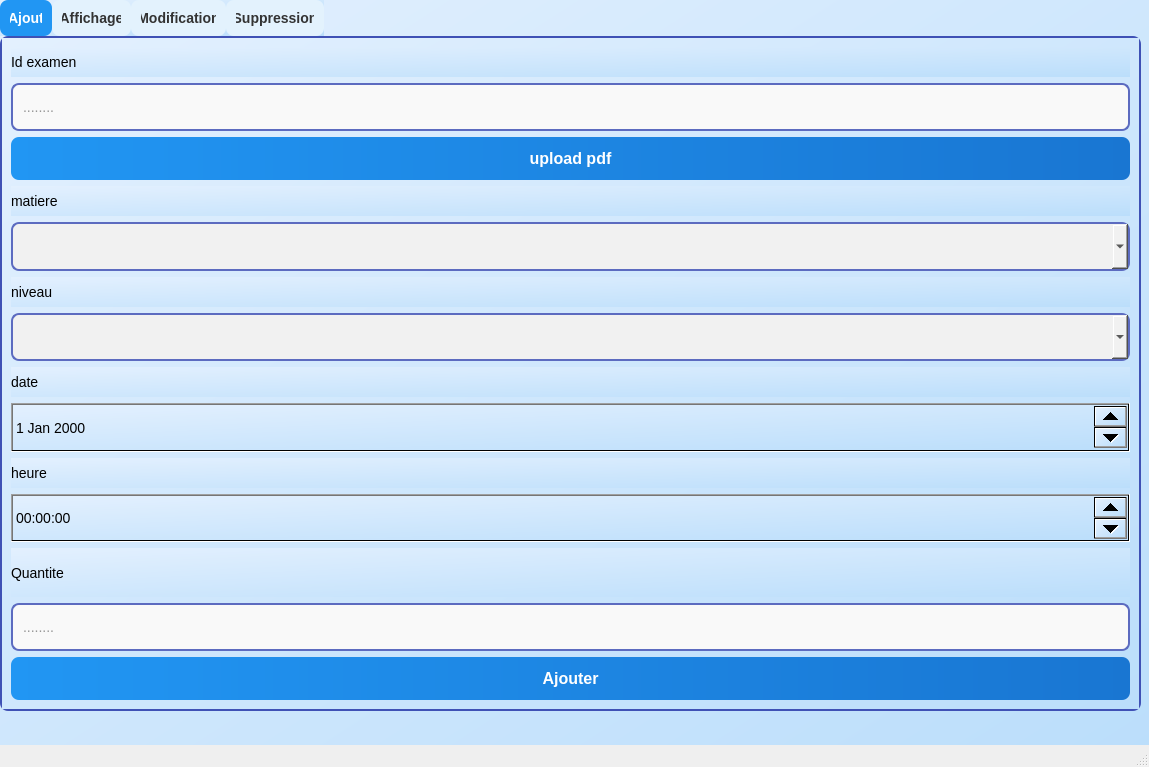
<?xml version="1.0" encoding="UTF-8"?>
<ui version="4.0">
 <class>MainWindow</class>
 <widget class="QMainWindow" name="MainWindow">
  <property name="geometry">
   <rect>
    <x>0</x>
    <y>0</y>
    <width>1149</width>
    <height>767</height>
   </rect>
  </property>
  <property name="windowTitle">
   <string>MainWindow</string>
  </property>
  <widget class="QWidget" name="centralwidget">
   <property name="styleSheet">
    <string notr="true">
       QWidget {
         background-color: qlineargradient(spread:pad, x1:0, y1:0, x2:1, y2:1, stop:0 #E3F0FE, stop:1 #BBDEFB);
         font-family: Arial, sans-serif;
         font-size: 14px;
       }

       QLineEdit {
         border: 2px solid #5c6bc0;
         border-radius: 8px;
         padding: 8px;
         background-color: #f9f9f9;
         color: #333;
         font-size: 14px;
         transition: 0.3s ease-in-out;
       }

       QLineEdit:focus {
         border: 2px solid #3f51b5;
         background-color: #e8eaf6;
         box-shadow: 0px 0px 5px rgba(63, 81, 181, 0.5);
       }

       QPushButton {
         background: qlineargradient(spread:pad, x1:0, y1:0, x2:1, y2:0, stop:0 #2196F3, stop:1 #1976D2);
         color: white;
         border-radius: 8px;
         padding: 12px;
         font-size: 16px;
         font-weight: bold;
         border: none;
         transition: all 0.3s ease-in-out;
         box-shadow: 2px 2px 5px rgba(0, 0, 0, 0.2);
       }

       QPushButton:hover {
         background: #1976D2;
         box-shadow: 3px 3px 8px rgba(0, 0, 0, 0.3);
       }

       QPushButton:pressed {
         background: #0D47A1;
         box-shadow: inset 2px 2px 4px rgba(0, 0, 0, 0.3);
       }

       QPushButton:disabled {
         background: #BBDEFB;
         color: #757575;
         box-shadow: none;
       }

       QTabWidget::pane {
         border: 2px solid #3f51b5;
         border-radius: 8px;
         background: #ffffff;
       }

       QTabBar::tab {
         background: #e3f2fd;
         padding: 10px;
         border-radius: 8px 8px 0 0;
         color: #333;
         font-weight: bold;
       }

       QTabBar::tab:selected {
         background: #2196F3;
         color: white;
       }

       QComboBox {
         background-color: #f1f1f1;
         border: 2px solid #5c6bc0;
         border-radius: 8px;
         padding: 5px;
         font-size: 14px;
       }

       QTableWidget {
         border: 1px solid #5c6bc0;
         gridline-color: #5c6bc0;
         background-color: #ffffff;
       }

       QTableWidget::item {
         padding: 5px;
       }

       QTableWidget::item:selected {
         background-color: #1976D2;
         color: white;
       }
       #triComboBox {
           background: qlineargradient(spread:pad, x1:0, y1:0, x2:1, y2:0,
           stop:0 #2196F3, stop:1 #1976D2);
           color: white;
           border-radius: 8px;
           padding-left: 12px;
           padding-right: 10px;
           height: 38px;
           font-size: 16px;
           font-weight: bold;
           border: none;
           min-width: 150px;
           qproperty-alignment: 'AlignCenter';

       }

       #triComboBox::drop-down {
           border: none;
           width: 20px;
       }

       #triComboBox::down-arrow {
           image: none;
       }

       #triComboBox QAbstractItemView {
           background-color: white;
           selection-background-color: #1976D2;
           selection-color: white;
           font-size: 14px;
       }
       #triComboBox QAbstractItemView {
           background-color: #2196F3;
           selection-background-color: #1976D2;
           selection-color: white;
           color: white;
           font-size: 14px;
       }


     </string>
   </property>
   <widget class="QTabWidget" name="tabWidget">
    <property name="geometry">
     <rect>
      <x>0</x>
      <y>0</y>
      <width>1141</width>
      <height>711</height>
     </rect>
    </property>
    <property name="styleSheet">
     <string notr="true"/>
    </property>
    <property name="currentIndex">
     <number>0</number>
    </property>
    <widget class="QWidget" name="tabAjout">
     <attribute name="title">
      <string>Ajout</string>
     </attribute>
     <layout class="QVBoxLayout" name="layoutAjout">
      <item>
       <layout class="QVBoxLayout" name="verticalLayout">
        <property name="sizeConstraint">
         <enum>QLayout::SizeConstraint::SetMaximumSize</enum>
        </property>
        <item>
         <widget class="QLabel" name="label">
          <property name="sizePolicy">
           <sizepolicy hsizetype="Preferred" vsizetype="Preferred">
            <horstretch>0</horstretch>
            <verstretch>0</verstretch>
           </sizepolicy>
          </property>
          <property name="maximumSize">
           <size>
            <width>16777215</width>
            <height>30</height>
           </size>
          </property>
          <property name="styleSheet">
           <string notr="true">color: rgb(0, 0, 0);</string>
          </property>
          <property name="text">
           <string>Id examen</string>
          </property>
         </widget>
        </item>
        <item>
         <widget class="QLineEdit" name="codeajout">
          <property name="maximumSize">
           <size>
            <width>16777215</width>
            <height>50</height>
           </size>
          </property>
          <property name="placeholderText">
           <string>........</string>
          </property>
         </widget>
        </item>
        <item>
         <widget class="QPushButton" name="upload">
          <property name="text">
           <string>upload pdf</string>
          </property>
         </widget>
        </item>
        <item>
         <widget class="QLabel" name="label_2">
          <property name="maximumSize">
           <size>
            <width>16777215</width>
            <height>30</height>
           </size>
          </property>
          <property name="styleSheet">
           <string notr="true">color: rgb(0, 0, 0);</string>
          </property>
          <property name="text">
           <string>matiere</string>
          </property>
         </widget>
        </item>
        <item>
         <layout class="QHBoxLayout" name="horizontalLayout_2">
          <item>
           <widget class="QComboBox" name="matajout">
            <property name="maximumSize">
             <size>
              <width>16777215</width>
              <height>50</height>
             </size>
            </property>
            <property name="styleSheet">
             <string notr="true">background-color: #f1f1f1;
color: rgb(0, 0, 0);</string>
            </property>
           </widget>
          </item>
         </layout>
        </item>
        <item>
         <widget class="QLabel" name="label_4">
          <property name="maximumSize">
           <size>
            <width>16777215</width>
            <height>30</height>
           </size>
          </property>
          <property name="styleSheet">
           <string notr="true">color: rgb(0, 0, 0);</string>
          </property>
          <property name="text">
           <string>niveau</string>
          </property>
         </widget>
        </item>
        <item>
         <widget class="QComboBox" name="nivajout">
          <property name="maximumSize">
           <size>
            <width>16777215</width>
            <height>50</height>
           </size>
          </property>
          <property name="styleSheet">
           <string notr="true">background-color: #f1f1f1;
color: rgb(0, 0, 0);</string>
          </property>
         </widget>
        </item>
        <item>
         <widget class="QLabel" name="label_3">
          <property name="maximumSize">
           <size>
            <width>16777215</width>
            <height>30</height>
           </size>
          </property>
          <property name="styleSheet">
           <string notr="true">color: rgb(0, 0, 0);</string>
          </property>
          <property name="text">
           <string>date</string>
          </property>
         </widget>
        </item>
        <item>
         <widget class="QDateEdit" name="datajout">
          <property name="maximumSize">
           <size>
            <width>16777215</width>
            <height>50</height>
           </size>
          </property>
          <property name="styleSheet">
           <string notr="true">color: rgb(0, 0, 0);</string>
          </property>
         </widget>
        </item>
        <item>
         <widget class="QLabel" name="label_5">
          <property name="maximumSize">
           <size>
            <width>16777215</width>
            <height>30</height>
           </size>
          </property>
          <property name="styleSheet">
           <string notr="true">color: rgb(0, 0, 0);</string>
          </property>
          <property name="text">
           <string>heure</string>
          </property>
         </widget>
        </item>
        <item>
         <widget class="QTimeEdit" name="herajout">
          <property name="maximumSize">
           <size>
            <width>16777215</width>
            <height>50</height>
           </size>
          </property>
          <property name="styleSheet">
           <string notr="true">color: rgb(0, 0, 0);</string>
          </property>
         </widget>
        </item>
        <item>
         <widget class="QLabel" name="label_7">
          <property name="styleSheet">
           <string notr="true">color: rgb(0, 0, 0);</string>
          </property>
          <property name="text">
           <string>Quantite</string>
          </property>
         </widget>
        </item>
        <item>
         <widget class="QLineEdit" name="quantiteajout">
          <property name="maximumSize">
           <size>
            <width>16777215</width>
            <height>50</height>
           </size>
          </property>
          <property name="placeholderText">
           <string>........</string>
          </property>
         </widget>
        </item>
        <item>
         <widget class="QPushButton" name="ajouter">
          <property name="text">
           <string>Ajouter</string>
          </property>
         </widget>
        </item>
       </layout>
      </item>
     </layout>
    </widget>
    <widget class="QWidget" name="tabAffichage">
     <attribute name="title">
      <string>Affichage</string>
     </attribute>
     <layout class="QVBoxLayout" name="verticalLayout_2">
      <item>
       <layout class="QHBoxLayout" name="horizontalLayout">
        <item>
         <widget class="QLineEdit" name="recherche">
          <property name="text">
           <string/>
          </property>
          <property name="placeholderText">
           <string>Rechercher par code ou matiére ...</string>
          </property>
         </widget>
        </item>
        <item>
         <widget class="QPushButton" name="exporter">
          <property name="text">
           <string>Exporter en PDF</string>
          </property>
         </widget>
        </item>
        <item>
         <widget class="QComboBox" name="triComboBox">
          <property name="styleSheet">
           <string notr="true"/>
          </property>
         </widget>
        </item>
        <item>
         <widget class="QPushButton" name="stat">
          <property name="text">
           <string>STAT</string>
          </property>
         </widget>
        </item>
        <item>
         <widget class="QPushButton" name="codebar">
          <property name="text">
           <string>QRCODE</string>
          </property>
         </widget>
        </item>
       </layout>
      </item>
      <item>
       <widget class="QTableWidget" name="tabaffiche">
        <property name="styleSheet">
         <string notr="true">color: rgb(0, 0, 0);</string>
        </property>
        <column>
         <property name="text">
          <string>id examen</string>
         </property>
        </column>
        <column>
         <property name="text">
          <string>matiere</string>
         </property>
        </column>
        <column>
         <property name="text">
          <string>niveau</string>
         </property>
        </column>
        <column>
         <property name="text">
          <string>date</string>
         </property>
        </column>
        <column>
         <property name="text">
          <string>heure</string>
         </property>
        </column>
        <column>
         <property name="text">
          <string>Quantite</string>
         </property>
        </column>
        <column>
         <property name="text">
          <string>pdf</string>
         </property>
        </column>
       </widget>
      </item>
      <item>
       <layout class="QVBoxLayout" name="chartLayout"/>
      </item>
     </layout>
    </widget>
    <widget class="QWidget" name="tabModification">
     <attribute name="title">
      <string>Modification</string>
     </attribute>
     <widget class="QWidget" name="verticalLayoutWidget">
      <property name="geometry">
       <rect>
        <x>10</x>
        <y>10</y>
        <width>1121</width>
        <height>651</height>
       </rect>
      </property>
      <layout class="QVBoxLayout" name="verticalLayout_3">
       <item>
        <widget class="QLabel" name="label_15">
         <property name="sizePolicy">
          <sizepolicy hsizetype="Preferred" vsizetype="Preferred">
           <horstretch>0</horstretch>
           <verstretch>0</verstretch>
          </sizepolicy>
         </property>
         <property name="maximumSize">
          <size>
           <width>16777215</width>
           <height>30</height>
          </size>
         </property>
         <property name="styleSheet">
          <string notr="true">color: rgb(0, 0, 0);</string>
         </property>
         <property name="text">
          <string>Id examen</string>
         </property>
        </widget>
       </item>
       <item>
        <widget class="QComboBox" name="codemod">
         <property name="styleSheet">
          <string notr="true">color: rgb(0, 0, 0);</string>
         </property>
        </widget>
       </item>
       <item>
        <widget class="QLabel" name="label_14">
         <property name="maximumSize">
          <size>
           <width>16777215</width>
           <height>30</height>
          </size>
         </property>
         <property name="styleSheet">
          <string notr="true">color: rgb(0, 0, 0);</string>
         </property>
         <property name="text">
          <string>matiere</string>
         </property>
        </widget>
       </item>
       <item>
        <widget class="QComboBox" name="matmod">
         <property name="maximumSize">
          <size>
           <width>16777215</width>
           <height>50</height>
          </size>
         </property>
         <property name="styleSheet">
          <string notr="true">background-color: #f1f1f1;
color: rgb(0, 0, 0);</string>
         </property>
        </widget>
       </item>
       <item>
        <widget class="QLabel" name="label_13">
         <property name="maximumSize">
          <size>
           <width>16777215</width>
           <height>30</height>
          </size>
         </property>
         <property name="styleSheet">
          <string notr="true">color: rgb(0, 0, 0);</string>
         </property>
         <property name="text">
          <string>niveau</string>
         </property>
        </widget>
       </item>
       <item>
        <widget class="QComboBox" name="nivmod">
         <property name="maximumSize">
          <size>
           <width>16777215</width>
           <height>50</height>
          </size>
         </property>
         <property name="styleSheet">
          <string notr="true">background-color: #f1f1f1;
color: rgb(0, 0, 0);</string>
         </property>
        </widget>
       </item>
       <item>
        <widget class="QLabel" name="label_16">
         <property name="maximumSize">
          <size>
           <width>16777215</width>
           <height>30</height>
          </size>
         </property>
         <property name="styleSheet">
          <string notr="true">color: rgb(0, 0, 0);</string>
         </property>
         <property name="text">
          <string>date</string>
         </property>
        </widget>
       </item>
       <item>
        <widget class="QDateEdit" name="datmod">
         <property name="styleSheet">
          <string notr="true">color: rgb(0, 0, 0);</string>
         </property>
        </widget>
       </item>
       <item>
        <widget class="QLabel" name="label_17">
         <property name="maximumSize">
          <size>
           <width>16777215</width>
           <height>30</height>
          </size>
         </property>
         <property name="styleSheet">
          <string notr="true">color: rgb(0, 0, 0);</string>
         </property>
         <property name="text">
          <string>heure</string>
         </property>
        </widget>
       </item>
       <item>
        <widget class="QTimeEdit" name="hermod">
         <property name="styleSheet">
          <string notr="true">color: rgb(0, 0, 0);</string>
         </property>
        </widget>
       </item>
       <item>
        <widget class="QLabel" name="label_6">
         <property name="styleSheet">
          <string notr="true">color: rgb(0, 0, 0);</string>
         </property>
         <property name="text">
          <string>Quantite</string>
         </property>
        </widget>
       </item>
       <item>
        <widget class="QLineEdit" name="quantitemod">
         <property name="maximumSize">
          <size>
           <width>16777215</width>
           <height>50</height>
          </size>
         </property>
         <property name="placeholderText">
          <string>........</string>
         </property>
        </widget>
       </item>
       <item>
        <widget class="QPushButton" name="modifier">
         <property name="text">
          <string>modifier</string>
         </property>
        </widget>
       </item>
      </layout>
     </widget>
    </widget>
    <widget class="QWidget" name="tabSuppression">
     <attribute name="title">
      <string>Suppression</string>
     </attribute>
     <layout class="QVBoxLayout" name="layoutAjout_2">
      <item>
       <layout class="QVBoxLayout" name="verticalLayout_4">
        <property name="sizeConstraint">
         <enum>QLayout::SizeConstraint::SetMaximumSize</enum>
        </property>
        <item>
         <widget class="QLabel" name="label_18">
          <property name="sizePolicy">
           <sizepolicy hsizetype="Preferred" vsizetype="Preferred">
            <horstretch>0</horstretch>
            <verstretch>0</verstretch>
           </sizepolicy>
          </property>
          <property name="maximumSize">
           <size>
            <width>16777215</width>
            <height>30</height>
           </size>
          </property>
          <property name="font">
           <font>
            <family>Arial</family>
            <pointsize>-1</pointsize>
           </font>
          </property>
          <property name="styleSheet">
           <string notr="true">color: rgb(0, 0, 0);</string>
          </property>
          <property name="text">
           <string>Id examen</string>
          </property>
         </widget>
        </item>
        <item>
         <widget class="QLineEdit" name="codesup">
          <property name="maximumSize">
           <size>
            <width>16777215</width>
            <height>50</height>
           </size>
          </property>
          <property name="placeholderText">
           <string>....</string>
          </property>
         </widget>
        </item>
        <item>
         <widget class="QPushButton" name="supprimer">
          <property name="text">
           <string>Supprimer</string>
          </property>
         </widget>
        </item>
       </layout>
      </item>
     </layout>
    </widget>
   </widget>
  </widget>
  <widget class="QMenuBar" name="menubar">
   <property name="geometry">
    <rect>
     <x>0</x>
     <y>0</y>
     <width>1149</width>
     <height>25</height>
    </rect>
   </property>
  </widget>
  <widget class="QStatusBar" name="statusbar"/>
 </widget>
 <resources/>
 <connections/>
</ui>
